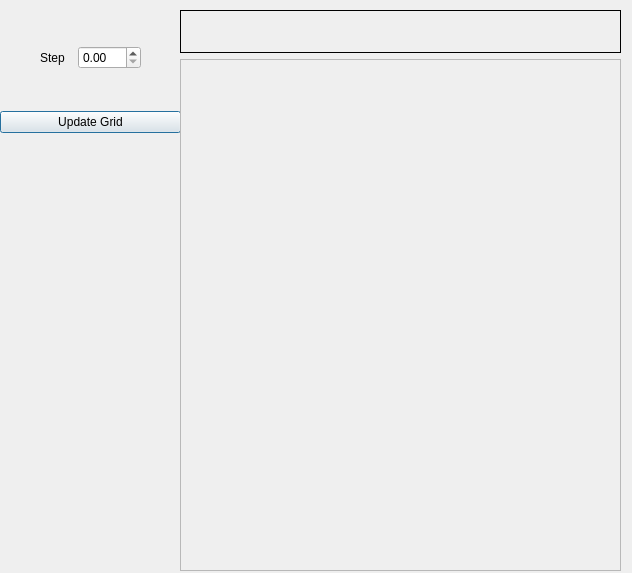
<?xml version="1.0" encoding="UTF-8"?>
<ui version="4.0">
 <class>SAMDialog</class>
 <widget class="QDialog" name="SAMDialog">
  <property name="geometry">
   <rect>
    <x>0</x>
    <y>0</y>
    <width>632</width>
    <height>573</height>
   </rect>
  </property>
  <property name="windowTitle">
   <string>WDC_Plugin</string>
  </property>
  <widget class="QWidget" name="verticalLayoutWidget">
   <property name="geometry">
    <rect>
     <x>0</x>
     <y>10</y>
     <width>181</width>
     <height>161</height>
    </rect>
   </property>
   <layout class="QVBoxLayout" name="verticalLayout_2">
    <item>
     <layout class="QHBoxLayout" name="horizontalLayout" stretch="0,1,2,0">
      <item>
       <spacer name="horizontalSpacer_2">
        <property name="orientation">
         <enum>Qt::Horizontal</enum>
        </property>
        <property name="sizeHint" stdset="0">
         <size>
          <width>40</width>
          <height>20</height>
         </size>
        </property>
       </spacer>
      </item>
      <item>
       <widget class="QLabel" name="label_2">
        <property name="text">
         <string>Step</string>
        </property>
       </widget>
      </item>
      <item>
       <widget class="QDoubleSpinBox" name="doubleSpinBox"/>
      </item>
      <item>
       <spacer name="horizontalSpacer">
        <property name="orientation">
         <enum>Qt::Horizontal</enum>
        </property>
        <property name="sizeHint" stdset="0">
         <size>
          <width>40</width>
          <height>20</height>
         </size>
        </property>
       </spacer>
      </item>
     </layout>
    </item>
    <item>
     <widget class="QPushButton" name="Update">
      <property name="layoutDirection">
       <enum>Qt::LeftToRight</enum>
      </property>
      <property name="text">
       <string>Update Grid</string>
      </property>
     </widget>
    </item>
   </layout>
  </widget>
  <widget class="QWidget" name="">
   <property name="geometry">
    <rect>
     <x>180</x>
     <y>10</y>
     <width>441</width>
     <height>561</height>
    </rect>
   </property>
   <layout class="QVBoxLayout" name="verticalLayout" stretch="1,12">
    <property name="sizeConstraint">
     <enum>QLayout::SetNoConstraint</enum>
    </property>
    <item>
     <widget class="QLabel" name="label">
      <property name="frameShape">
       <enum>QFrame::Box</enum>
      </property>
      <property name="text">
       <string/>
      </property>
     </widget>
    </item>
    <item>
     <widget class="QFrame" name="frame">
      <property name="frameShape">
       <enum>QFrame::StyledPanel</enum>
      </property>
      <property name="frameShadow">
       <enum>QFrame::Raised</enum>
      </property>
     </widget>
    </item>
   </layout>
  </widget>
 </widget>
 <resources/>
 <connections/>
</ui>
